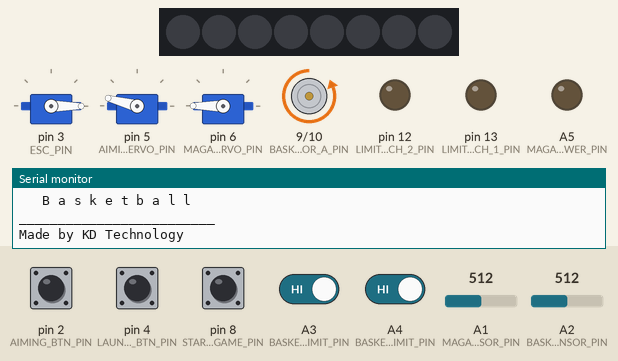
This program was run on a simulated Arduino Nano, built with avr-gcc and run on an emulated ATmega328P. On the bench: 3 × servo, 8 RGB LEDs in strip order, left to right, motor-driver pin pairs drawn as motors (green arrow = first pin HIGH = forward, orange = second pin HIGH = backward, longer = more drive), output pins drawn as LEDs (lit = HIGH), the last lines printed to the serial monitor. The test bench sets the inputs (shaded band); at power-on: A3 (BASKET_R_LIMIT_PIN), A4 (BASKET_L_LIMIT_PIN), pin 2 (AIMING_BTN_PIN), pin 4 (LAUNCHER_BTN_PIN) HIGH, pin 8 (START_GAME_PIN) LOW, A1 (MAGAZINE_SENSOR_PIN) = 512, A2 (BASKET_SENSOR_PIN) = 512.

Above: at 3.2 s.
3.3 s: pin 4 (LAUNCHER_BTN_PIN) pulled LOW for 1 s
At 5.8 s:
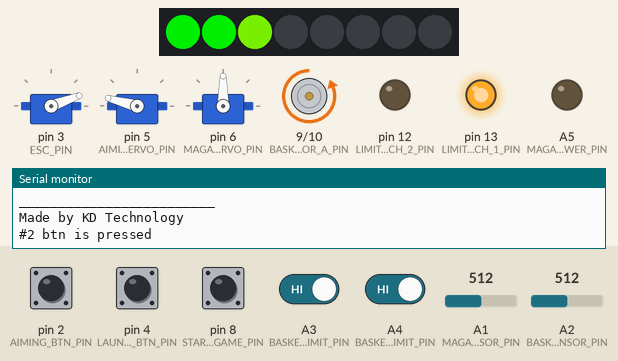
6.2 s: pin 2 (AIMING_BTN_PIN) pulled LOW for 1 s
At 7.4 s:
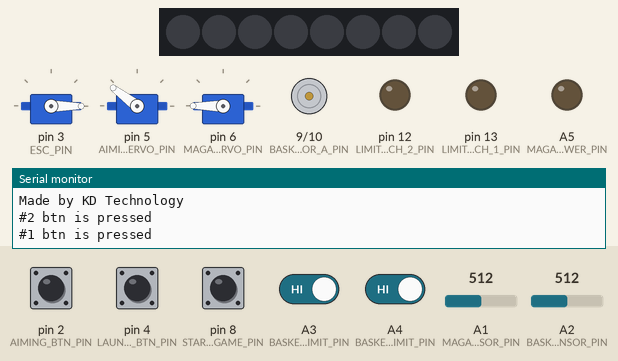
8.7 s: A1 (MAGAZINE_SENSOR_PIN) set to 643
10.2 s: A1 (MAGAZINE_SENSOR_PIN) set to 666
At 11.1 s:
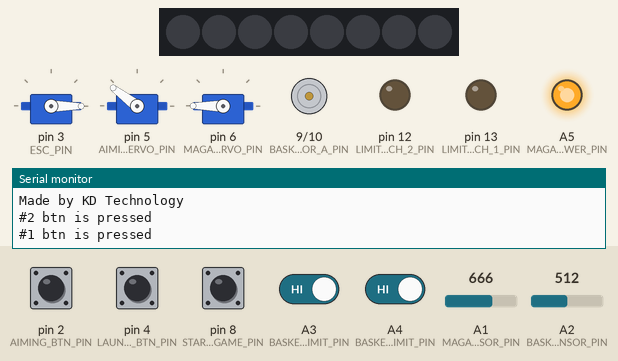
11.7 s: pin 8 (START_GAME_PIN) pulled HIGH for 0.15 s
At 13.0 s:
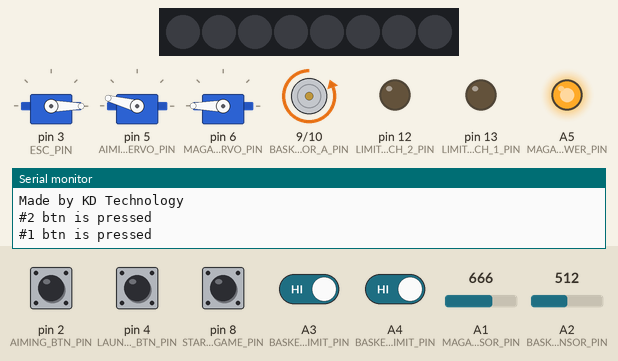
13.3 s: A4 (BASKET_L_LIMIT_PIN) driven LOW
At 14.7 s:
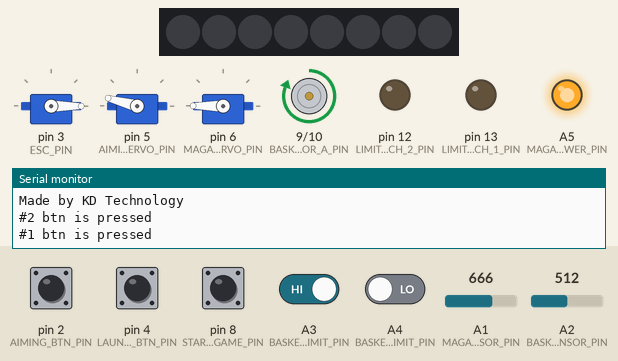
Timing chart, 0 to 15.8 s (numbered marks = the images above; inputs shaded):
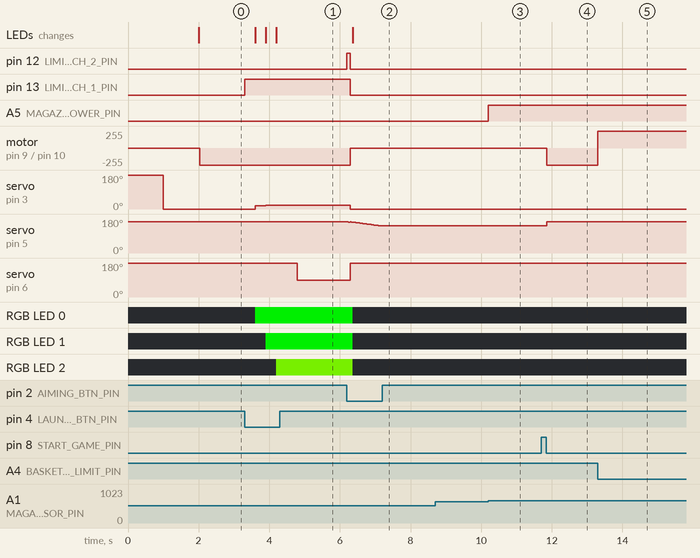

Measured:
- the behaviour switches between 650 and 651 on A1 (MAGAZINE_SENSOR_PIN) (found by bisection; images 2 and 3)
- after the input at 3.3 s, pin 13 (LIMIT_SWITCH_1_PIN): LOW → HIGH at once; servo on pin 3 (ESC_PIN): 0° → 18° after 0.30 s, → 19° 0.30 s later, → 20° 0.30 s later
- after the input at 6.2 s, pin 12 (LIMIT_SWITCH_2_PIN): LOW → HIGH at once, → LOW 0.10 s later
- after the input at 8.7 s, every drawn part: stays the same
- after the input at 10.2 s, A5 (MAGAZINE_BLOWER_PIN): LOW → HIGH at once
- after the input at 11.7 s, motor on pin 9 (BASKET_MOTOR_A_PIN) / pin 10 (BASKET_MOTOR_B_PIN): stopped → backward 255/255 after 0.15 s; servo on pin 5 (AIMING_SERVO_PIN): 143° → 165° after 0.15 s
- after the input at 13.3 s, motor on pin 9 (BASKET_MOTOR_A_PIN) / pin 10 (BASKET_MOTOR_B_PIN): backward 255/255 → forward 255/255 at once

The program:

main.cpp
```cpp
// (licence header left out)
#include <Adafruit_NeoPixel.h>
#include <Button.h>  // https://github.com/madleech/Button
#include <Servo.h>
#include <timer.h>  // https://github.com/brunocalou/Timer
#include <timerManager.h>

#define AIMING_BTN_PIN (2)  // Front pin in the RPi (GPIO17)
#define ESC_PIN (3)
#define LAUNCHER_BTN_PIN (4)  // Right pin in the RPi (GPIO18)
#define AIMING_SERVO_PIN (5)
#define MAGAZINE_SERVO_PIN (6)
#define WINNING_SENSOR_PIN (7)    // winning switch pin in the RPi (GPIO12)
#define START_GAME_PIN (8)        // coin switch pin in the RPi (GPIO25)
#define BASKET_MOTOR_A_PIN  (9)
#define BASKET_MOTOR_B_PIN  (10)
#define LIMIT_SWITCH_2_PIN (12)   // limit switch r/l pin in the RPi (GPIO20)
#define LIMIT_SWITCH_1_PIN (13)   // limit switch f/b pin in the RPi (GPIO16)
#define LED_BAR_PIN (A0)          // D14
#define MAGAZINE_SENSOR_PIN (A1)  // D15
#define BASKET_SENSOR_PIN (A2)    // D16
#define BASKET_R_LIMIT_PIN (A3)
#define BASKET_L_LIMIT_PIN (A4)
#define MAGAZINE_BLOWER_PIN (A5)  // D19 = air blower

#define NUM_PIXELS (8)
#define GAME_TIME (20000)  // in milliseconds
#define BASKET_SENSOR_LIMIT (800)
#define MAGAZINE_SENSOR_LIMIT (650)
#define LAUNCHER_DELAY_MS (500)
#define RESET_DELAY_MS (1500)
#define LED_BAR_BRIGHTNESS (250)
#define CANON_MIN (0)
#define CANON_MAX (180)
#define STRENGTH_MIN (18)
#define STRENGTH_MAX (24)
#define CALIBRATION_MS (1000)
#define LED_BAR_UPDATE_MS (300)
#define AIMING_UPDATE_MS (40)
#define AIMING_SERVO_MIN (20)
#define AIMING_SERVO_MAX (165)
#define MAGAZINE_LOADING_POSITION (90)
#define MAGAZINE_RESTART_POSITION (180)

Button start_btn(START_GAME_PIN);
Button aiming_btn(AIMING_BTN_PIN);
Button launcher_btn(LAUNCHER_BTN_PIN);

Timer launcher_timer;  //a "delay" after releasing the second button and before shooting (for canon motor to reach its speed)
Timer reset_timer;     //resets canon after shooting a ball
Timer strength_timer;  //updates the canon's strength and led_bar
Timer aiming_timer;    //updates the canon's position

Adafruit_NeoPixel strength_bar(NUM_PIXELS, LED_BAR_PIN, NEO_GRB + NEO_KHZ800);
Servo ESC;
Servo magazine;
Servo aiming;

volatile uint8_t led_bar = 0;
volatile uint32_t led_bar_colour[NUM_PIXELS] = {0x00cc00, 0x00cc00, 0x66cc00, 0xcccc00, 0xff9900, 0xff6600, 0xff3300, 0xff0000};

volatile uint8_t position;
int increment = 1;
bool basket_dir = 0;
bool game_on = 0;

void basket_movement(bool A, bool B) {
    digitalWrite(BASKET_MOTOR_A_PIN, A);
    digitalWrite(BASKET_MOTOR_B_PIN, B);
}

void basket_movement_update() {
    if (digitalRead(BASKET_L_LIMIT_PIN) && !digitalRead(BASKET_R_LIMIT_PIN)) basket_dir = 0;
    if (!digitalRead(BASKET_L_LIMIT_PIN) && digitalRead(BASKET_R_LIMIT_PIN)) basket_dir = 1;
    // if (!digitalRead(BASKET_L_LIMIT_PIN) || !digitalRead(BASKET_R_LIMIT_PIN)) basket_dir = !basket_dir;
    if (game_on) {
        (basket_dir) ? basket_movement(1, 0) : basket_movement(0, 1);
    }
    else {
        basket_movement(0,0);
    }
}

void limit_switches(bool state) {
    digitalWrite(LIMIT_SWITCH_1_PIN, state);
    digitalWrite(LIMIT_SWITCH_2_PIN, state);
}

void winning_check() {
    //WARNNING: might make problems on Shift's Monitor. In that case, add a timeout for winning pin on high and an else statement to go low.
    if (analogRead(BASKET_SENSOR_PIN) > BASKET_SENSOR_LIMIT) digitalWrite(WINNING_SENSOR_PIN, HIGH);
}

void game_start() {  // resets all parameters
    game_on = 1;
    limit_switches(0);
    position = AIMING_SERVO_MAX;
    aiming.write(position);  // restart aiming servo position
    magazine.write(MAGAZINE_RESTART_POSITION);
    ESC.write(CANON_MIN);
    led_bar = 0;
    digitalWrite(WINNING_SENSOR_PIN, LOW);
}

void reset_cb() {
    limit_switches(0);
    position = AIMING_SERVO_MAX;
    aiming.write(position);  // restart aiming servo position
    magazine.write(MAGAZINE_RESTART_POSITION);
    ESC.write(CANON_MIN);
    led_bar = 0;
    strength_bar.clear();
    strength_bar.show();
    game_on = 0;
}

void launcher_cb() {  // when launcher button released
    magazine.write(MAGAZINE_LOADING_POSITION);
    reset_timer.start();
}

// Start a game only if there's a ball ready for shooting in the magazine
bool check_ball_loaded() {
    if (analogRead(MAGAZINE_SENSOR_PIN) <= MAGAZINE_SENSOR_LIMIT) {  // if there is no ball...
        limit_switches(1);
        /*
        Serial.println(F(
            "ALERT!\n"
            "Can't start a game. You ran out of bullets ;) \n"
            "\n"));
        */
        return 0;
    } else {
        limit_switches(0);
        // Serial.println(F("Ready for shooting!"));
        return 1;
    }
}

void canon_begin() {
    ESC.attach(ESC_PIN, 1000, 2000);
    ESC.write(CANON_MAX);
    delay(CALIBRATION_MS);
    ESC.write(CANON_MIN);
    delay(CALIBRATION_MS);
}

void canon_update() {
    strength_bar.setPixelColor(led_bar, led_bar_colour[led_bar]);
    strength_bar.show();

    if (++led_bar >= NUM_PIXELS) {
        led_bar = NUM_PIXELS - 1;
    }

    uint8_t strength = map(led_bar, 0, NUM_PIXELS - 1, STRENGTH_MIN, STRENGTH_MAX);
    ESC.write(strength);
    // Serial.println(strength);
}

/*
void aiming_update() {  // WITHOUT SWEEP
    if (--position <= AIMING_SERVO_MIN) position = AIMING_SERVO_MIN + 1;
    aiming.write(position);
}
*/

void aiming_update() {  // WITH SWEEP
    position -= increment;
    aiming.write(position);
    if (position <= AIMING_SERVO_MIN || position - 1 >= AIMING_SERVO_MAX) increment = -increment;
    // Serial.println(position);
}

void setup() {
    Serial.begin(115200);
    canon_begin();
    start_btn.begin();
    launcher_btn.begin();
    aiming_btn.begin();
    strength_bar.begin();

    //TODO: add attach and detach when a game starts and ends.
    aiming.attach(AIMING_SERVO_PIN);
    aiming.write(AIMING_SERVO_MAX);  // restart aiming servo position
    magazine.attach(MAGAZINE_SERVO_PIN);
    magazine.write(MAGAZINE_RESTART_POSITION);

    launcher_timer.setCallback(launcher_cb);
    launcher_timer.setTimeout(LAUNCHER_DELAY_MS);

    reset_timer.setCallback(reset_cb);
    reset_timer.setTimeout(RESET_DELAY_MS);

    strength_timer.setCallback(canon_update);
    strength_timer.setInterval(LED_BAR_UPDATE_MS);

    aiming_timer.setCallback(aiming_update);
    aiming_timer.setInterval(AIMING_UPDATE_MS);

    pinMode(LAUNCHER_BTN_PIN, INPUT_PULLUP);
    pinMode(AIMING_BTN_PIN, INPUT_PULLUP);
    pinMode(BASKET_L_LIMIT_PIN, INPUT_PULLUP);
    pinMode(BASKET_R_LIMIT_PIN, INPUT_PULLUP);
    pinMode(START_GAME_PIN, INPUT);
    pinMode(BASKET_SENSOR_PIN, INPUT);
    pinMode(MAGAZINE_SENSOR_PIN, INPUT);
    pinMode(MAGAZINE_BLOWER_PIN, OUTPUT);
    pinMode(WINNING_SENSOR_PIN, OUTPUT);
    pinMode(BASKET_MOTOR_A_PIN, OUTPUT);
    pinMode(BASKET_MOTOR_B_PIN, OUTPUT);
    digitalWrite(WINNING_SENSOR_PIN, LOW);
    basket_movement(0, 0);


    pinMode(LIMIT_SWITCH_1_PIN, OUTPUT);
    pinMode(LIMIT_SWITCH_2_PIN, OUTPUT);
    limit_switches(0);

    Serial.println(F(
        "_________________________\n"
        "\n"
        "   B a s k e t b a l l   \n"
        "_________________________\n"
        "\n"
        "Made by KD Technology\n"
        "\n"));
}

void loop() {
    basket_movement_update();
    // if (check_ball_loaded()) {   //TODO: fix this function. It makes the home sensors gpios permanent and monitor closes the machine.
        if (start_btn.pressed()) game_start();  //based on 1000us of the coin pin
    // }

    if (!digitalRead(AIMING_BTN_PIN) && !aiming_timer.isRunning()) {
        Serial.println("#1 btn is pressed");
        digitalWrite(LIMIT_SWITCH_2_PIN, HIGH);
        aiming_timer.start();
    }

    if (aiming_btn.released() && aiming_timer.isRunning()) aiming_timer.stop();

    if (!digitalRead(LAUNCHER_BTN_PIN) && !strength_timer.isRunning()) {
        Serial.println("#2 btn is pressed");
        digitalWrite(LIMIT_SWITCH_1_PIN, HIGH);
        strength_timer.start();
    }

    if (launcher_btn.released() && strength_timer.isRunning()) {
        launcher_timer.start();
        strength_timer.stop();
    }

    (analogRead(MAGAZINE_SENSOR_PIN) <= MAGAZINE_SENSOR_LIMIT) ? digitalWrite(MAGAZINE_BLOWER_PIN, LOW) : digitalWrite(MAGAZINE_BLOWER_PIN, HIGH);
    winning_check();

    TimerManager::instance().update();
}
```
